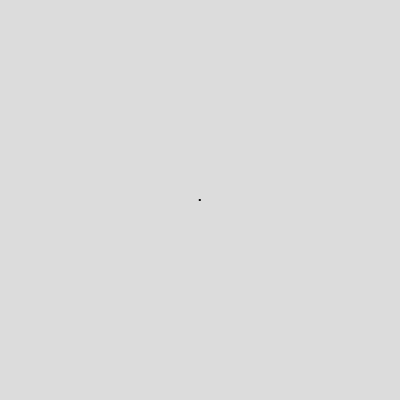
Frame 1 (no input)
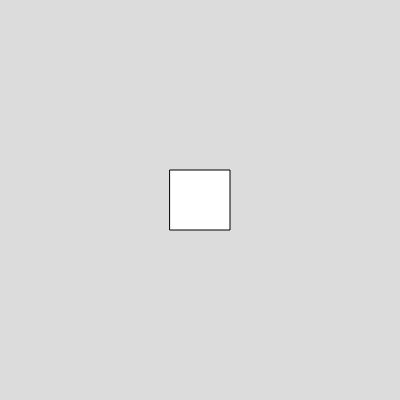
Frame 60 (no input)
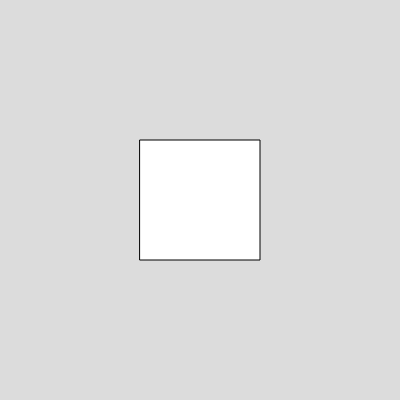
Frame 120 (the mouse pressed at the canvas centre since frame 60)

The p5.js sketch that drew these frames (run headless with seeded random() and noise() and a simulated clock; from frame 60 on, the mouse is pressed at the canvas centre):

// p5.js sketch
// ── sketch.js
// Variables declared here are global
// whether or not we intiialize here
var globalVar;
var globalVarTwo = 10;

function setup() {
  createCanvas(400, 400);
  globalVar = 0;
  
  // Local variables are accessible only 
  // within the block of code in which
  // they are declared
  var setupLocal = 5;
}

function draw() {
  background(220);
  //console.log(globalVar);
  globalVar++;
  rectMode(CENTER);
  rect(width/2, height/2, globalVar, globalVar);
  // this won't work 
  // console.log(setupLocal);
}
